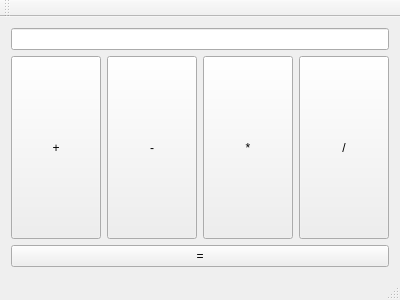
<?xml version="1.0" encoding="UTF-8"?>
<ui version="4.0">
 <class>MainWindow</class>
 <widget class="QMainWindow" name="MainWindow">
  <property name="geometry">
   <rect>
    <x>0</x>
    <y>0</y>
    <width>400</width>
    <height>300</height>
   </rect>
  </property>
  <property name="windowTitle">
   <string>MainWindow</string>
  </property>
  <widget class="QWidget" name="centralWidget">
   <layout class="QVBoxLayout" name="verticalLayout">
    <item>
     <widget class="QLineEdit" name="display"/>
    </item>
    <item>
     <layout class="QHBoxLayout" name="horizontalLayout">
      <item>
       <widget class="QPushButton" name="plusButton">
        <property name="sizePolicy">
         <sizepolicy hsizetype="Minimum" vsizetype="Preferred">
          <horstretch>0</horstretch>
          <verstretch>0</verstretch>
         </sizepolicy>
        </property>
        <property name="text">
         <string>+</string>
        </property>
       </widget>
      </item>
      <item>
       <widget class="QPushButton" name="minusButton">
        <property name="sizePolicy">
         <sizepolicy hsizetype="Minimum" vsizetype="Preferred">
          <horstretch>0</horstretch>
          <verstretch>0</verstretch>
         </sizepolicy>
        </property>
        <property name="text">
         <string>-</string>
        </property>
       </widget>
      </item>
      <item>
       <widget class="QPushButton" name="multiplyButton">
        <property name="sizePolicy">
         <sizepolicy hsizetype="Minimum" vsizetype="Preferred">
          <horstretch>0</horstretch>
          <verstretch>0</verstretch>
         </sizepolicy>
        </property>
        <property name="text">
         <string>*</string>
        </property>
       </widget>
      </item>
      <item>
       <widget class="QPushButton" name="divideButton">
        <property name="sizePolicy">
         <sizepolicy hsizetype="Minimum" vsizetype="Preferred">
          <horstretch>0</horstretch>
          <verstretch>0</verstretch>
         </sizepolicy>
        </property>
        <property name="text">
         <string>/</string>
        </property>
       </widget>
      </item>
     </layout>
    </item>
    <item>
     <layout class="QHBoxLayout" name="horizontalLayout_2">
      <item>
       <widget class="QPushButton" name="equalButton">
        <property name="text">
         <string>=</string>
        </property>
       </widget>
      </item>
     </layout>
    </item>
   </layout>
  </widget>
  <widget class="QMenuBar" name="menuBar">
   <property name="geometry">
    <rect>
     <x>0</x>
     <y>0</y>
     <width>400</width>
     <height>22</height>
    </rect>
   </property>
  </widget>
  <widget class="QToolBar" name="mainToolBar">
   <attribute name="toolBarArea">
    <enum>TopToolBarArea</enum>
   </attribute>
   <attribute name="toolBarBreak">
    <bool>false</bool>
   </attribute>
  </widget>
  <widget class="QStatusBar" name="statusBar"/>
 </widget>
 <layoutdefault spacing="6" margin="11"/>
 <resources/>
 <connections/>
</ui>
